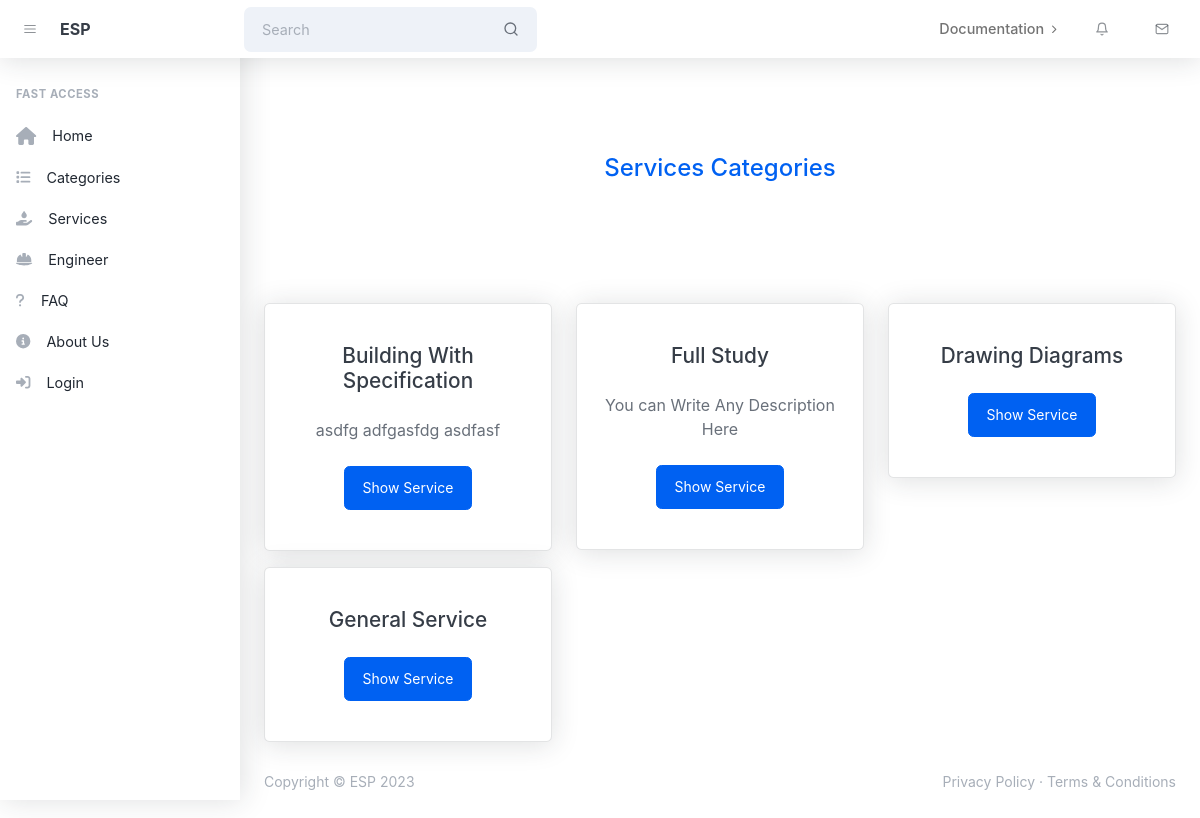
Page /service_type.php on the earlier database version.
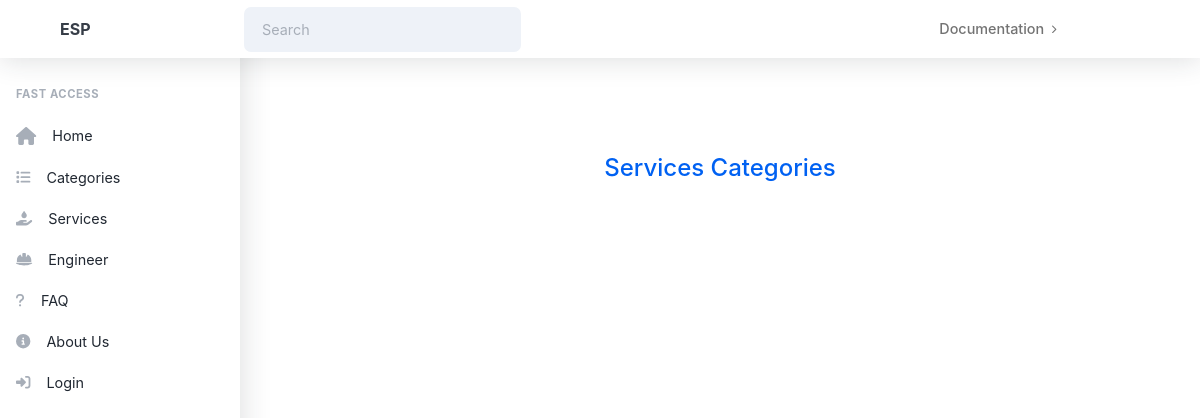
Same page on the later database version.
### tables this page shows
CREATE TABLE `service_type` (
  `id` int(11) NOT NULL,
  `name` varchar(255) NOT NULL,
  `detail` varchar(255) NOT NULL
);

### includes/lib.php (called while the page is built, shortened)
<?php
include("config.php");
function select($statment)
{
    global $mysqlilink;
    $query = $statment;
    $res = mysqli_query($mysqlilink,$query) or die('<center><div>wrong in connect with server</div>'.mysqli_error($mysqlilink)."</center>");
	$list = [];
    while($row=mysqli_fetch_array($res,MYSQLI_BOTH))
    {
      $list[] = $row;
	}
	 return $list;
}
function selectAndOrder($statment ,$columns = "id" , $type = "asc")
{
    return select("$statment order by $columns $type");
}
?>

### includes/service_type.php (called while the page is built, shortened)
<?php
function getAllServiceTypes()
{
	return selectAndOrder("select * from service_type","id","desc");
}
?>

### service_type.php (the view, shortened to what the changed rows need)
<?php
  include('includes/lib.php');
  include('includes/service_type.php');
  ?>
<?php include('template/header.php'); ?>
<?php include('template/startNavbar.php'); ?>
<main class="page">
    <header class="py-10 mb-0 ">
        <div class="container-xl px-4 text-center">
            <div class="row">
                <div class="col-12">
                    <div class="text-center ">
                        <h1 class="text-primary">Services Categories </h1>
                    </div>
                </div>
            </div>
        </div>
    </header>
    <div class="container-xl px-4">
        <div class="row">
            <?php
                $all = getAllServiceTypes();
                if(!(count($all) > 0)) return;
                else{
                    foreach($all as  $row)
                    {
             ?>
            <div class="col-md-6 col-xl-4 mb-4 mt-3 mb-xl-0">
                <div class="card">
                    <div class="card-body text-center pt-5 pb-5">
                        <h3 class="mb-4"><?php echo $row['name']; ?></h3>
                        <p class="mb-4"><?php echo $row['detail']; ?></p>
                        <a href="service_list.php?service_type_id=<?php echo $row['id']; ?>"
                            class="btn btn-primary">Show
                            Service </a>
                    </div>
                </div>
            </div>
            <?php }}?>
        </div>
    </div>
</main>
<?php include('template/footer.php') ?>

### template/startNavbar.php (shortened to what the changed rows need)
<nav class="topnav navbar navbar-expand shadow justify-content-between justify-content-sm-start navbar-light bg-white"
    id="sidenavAccordion">
    <button class="btn btn-icon btn-transparent-dark order-1 order-lg-0 me-2 ms-lg-2 me-lg-0" id="sidebarToggle"><i
            data-feather="menu"></i></button>
    <form class="form-inline me-auto d-none d-lg-block me-3">
        <div class="input-group input-group-joined input-group-solid">
            <div class="input-group-text"><i data-feather="search"></i></div>
        </div>
    </form>
    <ul class="navbar-nav align-items-center ms-auto">
        <li class="nav-item dropdown no-caret d-none d-sm-block me-3 dropdown-notifications">
            <a class="btn btn-icon btn-transparent-dark dropdown-toggle" id="navbarDropdownAlerts"
                href="javascript:void(0);" role="button" data-bs-toggle="dropdown" aria-haspopup="true"
                aria-expanded="false"><i data-feather="bell"></i></a>
        </li>
        <li class="nav-item dropdown no-caret d-none d-sm-block me-3 dropdown-notifications">
            <a class="btn btn-icon btn-transparent-dark dropdown-toggle" id="navbarDropdownMessages"
                href="javascript:void(0);" role="button" data-bs-toggle="dropdown" aria-haspopup="true"
                aria-expanded="false"><i data-feather="mail"></i></a>
        </li>
    </ul>
</nav>
<div id="layoutSidenav">
    <div id="layoutSidenav_content">

### template/footer.php (shortened to what the changed rows need)
<footer class="footer-admin mt-auto footer-light">
    <div class="container-xl px-4">
        <div class="row">
            <div class="col-md-6 small">Copyright © ESP 2023</div>
            <div class="col-md-6 text-md-end small">
                <a href="#!">Privacy Policy</a>
                ·
                <a href="#!">Terms &amp; Conditions</a>
            </div>
        </div>
    </div>
</footer>
</div>
</div>
</body>
</html>

Differences in the rows shown:
removed service_type: name "Building With Specification", detail "asdfg adfgasfdg asdfasf"
removed service_type: name "Full Study", detail "You can Write Any Description Here"
removed service_type: name "Drawing Diagrams"
removed service_type: name "General Service"
Other differences:
text no longer shown: "Copyright © ESP 2023 Privacy Policy · Terms & Conditions"
